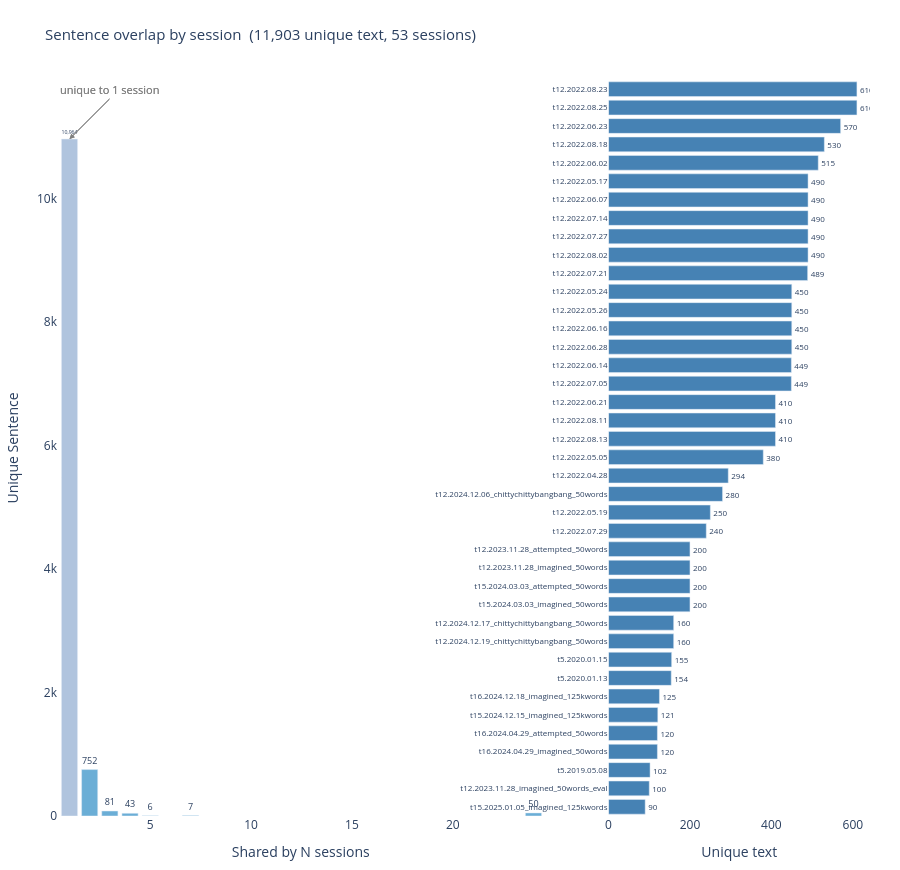

Notebook cell for this chart:
### Markdown cell above
The function switches representation on its own when the grouping gets wide. Above 20 groups an UpSet dot matrix stops being readable, so it falls back to a sharing-degree histogram plus per-group totals. Grouping the pooled events by session gives 53 groups and triggers it.

### Code cell
viz.plot_overlap(pooled, event_type="Sentence", x="session")

### Figure 1 — Plotly figure (JSON) as saved in the notebook; plotly's stock layout.template omitted (floating-point values rounded to 4 significant figures)
{"data": [{"hovertemplate": "Shared by %{x} sessions: %{y:,} unique Sentence<extra></extra>", "marker": {"color": ["lightsteelblue", "#6baed6", "#6baed6", "#6baed6", "#6baed6", "#6baed6", "#6baed6"]}, "showlegend": false, "text": ["10,964", "752", "81", "43", "6", "7", "50"], "textfont": {"size": 9}, "textposition": "outside", "type": "bar", "x": [1, 2, 3, 4, 5, 7, 24], "xaxis": "x", "y": [10964, 752, 81, 43, 6, 7, 50], "yaxis": "y"}, {"hovertemplate": "%{y}: %{x:,} unique text<extra></extra>", "marker": {"color": "steelblue"}, "orientation": "h", "showlegend": false, "text": ["610", "610", "570", "530", "515", "490", "490", "490", "490", "490", "489", "450", "450", "450", "450", "449", "449", "410", "410", "410", "380", "294", "280", "250", "240", "200", "200", "200", "200", "160", "160", "155", "154", "125", "121", "120", "120", "102", "100", "90"], "textfont": {"size": 8}, "textposition": "outside", "type": "bar", "x": [610, 610, 570, 530, 515, 490, 490, 490, 490, 490, 489, 450, 450, 450, 450, 449, 449, 410, 410, 410, 380, 294, 280, 250, 240, 200, 200, 200, 200, 160, 160, 155, 154, 125, 121, 120, 120, 102, 100, 90], "xaxis": "x2", "y": ["t12.2022.08.23", "t12.2022.08.25", "t12.2022.06.23", "t12.2022.08.18", "t12.2022.06.02", "t12.2022.05.17", "t12.2022.06.07", "t12.2022.07.14", "t12.2022.07.27", "t12.2022.08.02", "t12.2022.07.21", "t12.2022.05.24", "t12.2022.05.26", "t12.2022.06.16", "t12.2022.06.28", "t12.2022.06.14", "t12.2022.07.05", "t12.2022.06.21", "t12.2022.08.11", "t12.2022.08.13", "t12.2022.05.05", "t12.2022.04.28", "t12.2024.12.06_chittychittybangbang_50words", "t12.2022.05.19", "t12.2022.07.29", "t12.2023.11.28_attempted_50words", "t12.2023.11.28_imagined_50words", "t15.2024.03.03_attempted_50words", "t15.2024.03.03_imagined_50words", "t12.2024.12.17_chittychittybangbang_50words", "t12.2024.12.19_chittychittybangbang_50words", "t5.2020.01.15", "t5.2020.01.13", "t16.2024.12.18_imagined_125kwords", "t15.2024.12.15_imagined_125kwords", "t16.2024.04.29_attempted_50words", "t16.2024.04.29_imagined_50words", "t5.2019.05.08", "t12.2023.11.28_imagined_50words_eval", "t15.2025.01.05_imagined_125kwords"], "yaxis": "y2"}], "layout": {"annotations": [{"arrowcolor": "gray", "arrowhead": 2, "ax": 40, "ay": -40, "font": {"color": "gray", "size": 11}, "showarrow": true, "text": "unique to 1 session", "x": 1, "xanchor": "center", "xref": "x", "y": 10964, "yanchor": "bottom", "yref": "y"}, {"arrowcolor": "gray", "arrowhead": 2, "ax": 40, "ay": -40, "font": {"color": "gray", "size": 11}, "showarrow": true, "text": "unique to 1 session", "x": 1, "xanchor": "center", "xref": "x", "y": 10964, "yanchor": "bottom", "yref": "y"}], "height": 870, "margin": {"b": 50, "l": 50, "r": 30, "t": 80}, "plot_bgcolor": "white", "title": {"font": {"size": 15}, "text": "Sentence overlap by session  (11,903 unique text, 53 sessions)"}, "width": 900, "xaxis": {"anchor": "y", "domain": [0.0, 0.598], "title": {"text": "Shared by N sessions"}, "type": "linear"}, "xaxis2": {"anchor": "y2", "domain": [0.678, 1.0], "title": {"text": "Unique text"}, "type": "linear"}, "yaxis": {"anchor": "x", "domain": [0.0, 1.0], "title": {"text": "Unique Sentence"}, "type": "linear"}, "yaxis2": {"anchor": "x2", "autorange": "reversed", "domain": [0.0, 1.0], "tickfont": {"size": 8}}}}
